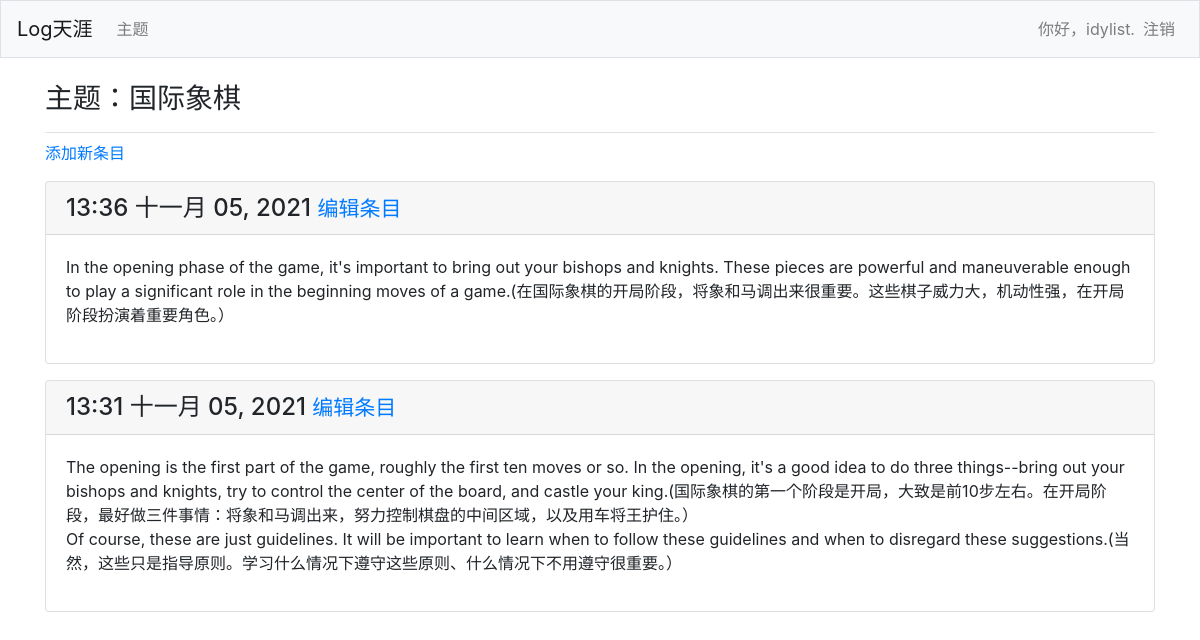
The page /topics/1/ (signed in) on the database its author committed.
### learning_logs/models.py (models this page shows, shortened)
class Topic(models.Model):
    text = models.CharField(max_length=200)
    data_added = models.DateField(auto_now_add=True)
    def __str__(self):
        return self.text

class Entry(models.Model):
    topic = models.ForeignKey(Topic, on_delete=models.CASCADE)
    text = models.TextField()
    date_added = models.DateTimeField(auto_now_add=True)
    class meta:
        verbose_name_plural = 'entries'

### learning_logs/views.py (the view)
# urls.py: path('topics/<int:topic_id>/', views.topic, name='topic'),
def topic(request, topic_id):
    topic = Topic.objects.get(id=topic_id)
    entries = topic.entry_set.order_by('-date_added')
    context = {'topic': topic, 'entries': entries}
    return render(request, 'learning_logs/topic.html', context)

### learning_logs/templates/learning_logs/topic.html
{% extends 'learning_logs/base.html' %}
{% block page_header %}
  <h3>主题：{{ topic }}</h3>
{% endblock page_header%}
{% block content %}
  <p>
    <a href="{% url 'learning_logs:new_entry' topic.id %}">添加新条目</a>
  </p>
  {% for entry in entries %}
    <div class="card mb-3">
      <h4 class="card-header">
        {{ entry.date_added|date:'H:i M d, Y' }}
        <small><a href="{% url 'learning_logs:edit_entry' entry.id %}">编辑条目</a></small>
      </h4>
      <div class="card-body">
        {{ entry.text|linebreaks }}
      </div>
    </div>
  {% empty %}
    <p>这个主题还没有相关条目。</p>
  {% endfor %}
{% endblock content %}

### learning_logs/templates/learning_logs/base.html (shortened to what this page needs)
{% load bootstrap4 %}
<!doctype html>
<html lang='en'>
<head>
    {% bootstrap_css %}
</head>
<body>
  <nav class="navbar navbar-expand-md navbar-light bg-light mb-4 border">
    <a class="navbar-brand" href="{% url 'learning_logs:index' %}">
      Log天涯</a>
    <div class="collapse navbar-collapse" id="navbarCollapse">
      <ul class="navbar-nav mr-auto">
        <li class="nav-item">
          <a class="nav-link" href="{% url 'learning_logs:topics'%}">主题</a></li>
      </ul>
      <ul class="navbar-nav ml-auto">
        {% if user.is_authenticated %}
          <li class="nav-item">
            <span class="navbar-text">你好，{{ user.username }}.</span>
          </li>
          <li class="nav-item">
            <a class="nav-link" href="{% url 'users:logout' %}">注销</a>
          </li>
        {% endif %}
      </ul>
    </div>
  </nav>
  <main role="main" class="container">
    <div class="pb-2 mb-2 border-bottom">
      {% block page_header %}{% endblock page_header %}
    </div>
    <div>
      {% block content %}{% endblock content %}
    </div>
  </main>
</body>
</html>

### rows shown on the page
Topic: text "国际象棋"
Entry: date_added "13:36 十一月 05, 2021", text "In the opening phase of the game, it's important to bring out your bishops and knights. These pieces are powerful and maneuverable enough to play a significant role in the beginning moves of a game.(在国际象棋的开局阶段，将象和马调出来很重要。这些棋子威力大，机动性强，在开局阶段扮演着重要角色。）"
Entry: date_added "13:31 十一月 05, 2021", text "The opening is the first part of the game, roughly the first ten moves or so. In the opening, it's a good idea to do three things--bring out your bishops and knights, try to control the center of the board, and castle your king.(国际象棋的第一个阶段是开局，大致是前10步左右。在开局阶段，最好做三件事情：将象和马调出来，努力控制棋盘的中间区域，以及用车将王护住。） Of course, these are just guidelines. It will be important to learn when to follow these guidelines and when to disregard these suggestions.(当然，这些只是指导原则。学习什么情况下遵守这些原则、什么情况下不用遵守很重要。）"

### other values the page prints
{{ user.username }} "idylist"
